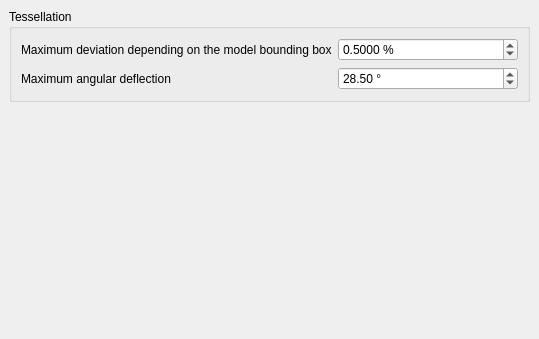
<?xml version="1.0" encoding="UTF-8"?>
<ui version="4.0">
 <class>PartGui::DlgSettings3DViewPart</class>
 <widget class="QWidget" name="PartGui::DlgSettings3DViewPart">
  <property name="geometry">
   <rect>
    <x>0</x>
    <y>0</y>
    <width>539</width>
    <height>339</height>
   </rect>
  </property>
  <property name="windowTitle">
   <string>Shape view</string>
  </property>
  <layout class="QGridLayout">
   <property name="margin">
    <number>9</number>
   </property>
   <property name="spacing">
    <number>6</number>
   </property>
   <item row="1" column="0">
    <spacer>
     <property name="orientation">
      <enum>Qt::Vertical</enum>
     </property>
     <property name="sizeHint" stdset="0">
      <size>
       <width>20</width>
       <height>61</height>
      </size>
     </property>
    </spacer>
   </item>
   <item row="0" column="0">
    <widget class="QGroupBox" name="GroupBox12">
     <property name="title">
      <string>Tessellation</string>
     </property>
     <layout class="QGridLayout">
      <property name="margin">
       <number>9</number>
      </property>
      <property name="spacing">
       <number>6</number>
      </property>
      <item row="0" column="0">
       <layout class="QGridLayout">
        <property name="margin">
         <number>0</number>
        </property>
        <property name="spacing">
         <number>6</number>
        </property>
        <item row="0" column="1">
         <widget class="Gui::PrefDoubleSpinBox" name="maxDeviation">
          <property name="suffix">
           <string> %</string>
          </property>
          <property name="decimals">
           <number>4</number>
          </property>
          <property name="minimum">
           <double>0.0100000000000</double>
          </property>
          <property name="maximum">
           <double>100.000000000000000</double>
          </property>
          <property name="singleStep">
           <double>0.010000000000000</double>
          </property>
          <property name="value">
           <double>0.500000000000000</double>
          </property>
          <property name="prefEntry" stdset="0">
           <cstring>MeshDeviation</cstring>
          </property>
          <property name="prefPath" stdset="0">
           <cstring>Mod/Part</cstring>
          </property>
         </widget>
        </item>
        <item row="0" column="0">
         <widget class="QLabel" name="textLabel1">
          <property name="toolTip">
           <string>Defines the deviation of tessellation to the actual surface</string>
          </property>
          <property name="whatsThis">
           <string>&lt;html&gt;&lt;head&gt;&lt;meta name=&quot;qrichtext&quot; content=&quot;1&quot; /&gt;&lt;/head&gt;&lt;body style=&quot; white-space: pre-wrap; font-family:MS Shell Dlg 2; font-size:7.8pt; font-weight:400; font-style:normal; text-decoration:none;&quot;&gt;&lt;p style=&quot; margin-top:0px; margin-bottom:0px; margin-left:0px; margin-right:0px; -qt-block-indent:0; text-indent:0px;&quot;&gt;&lt;span style=&quot; font-weight:600;&quot;&gt;Tessellation&lt;/span&gt;&lt;/p&gt;&lt;p style=&quot;-qt-paragraph-type:empty; margin-top:0px; margin-bottom:0px; margin-left:0px; margin-right:0px; -qt-block-indent:0; text-indent:0px; font-weight:600;&quot;&gt;&lt;/p&gt;&lt;p style=&quot; margin-top:0px; margin-bottom:0px; margin-left:0px; margin-right:0px; -qt-block-indent:0; text-indent:0px; font-weight:600;&quot;&gt;&lt;span style=&quot; font-weight:400;&quot;&gt;Defines the maximum deviation of the tessellated mesh to the surface. The smaller the value is the slower the render speed which results in increased detail/resolution.&lt;/span&gt;&lt;/p&gt;&lt;/body&gt;&lt;/html&gt;</string>
          </property>
          <property name="text">
           <string>Maximum deviation depending on the model bounding box</string>
          </property>
         </widget>
        </item>
        <item row="1" column="0">
         <widget class="QLabel" name="label">
          <property name="text">
           <string>Maximum angular deflection</string>
          </property>
         </widget>
        </item>
        <item row="1" column="1">
         <widget class="Gui::PrefDoubleSpinBox" name="maxAngularDeflection">
          <property name="suffix">
           <string> °</string>
          </property>
          <property name="decimals">
           <number>2</number>
          </property>
          <property name="minimum">
           <double>0.0</double>
          </property>
          <property name="maximum">
           <double>180.000000000000000</double>
          </property>
          <property name="singleStep">
           <double>0.5</double>
          </property>
          <property name="value">
           <double>28.5</double>
          </property>
          <property name="prefEntry" stdset="0">
           <cstring>MeshAngularDeflection</cstring>
          </property>
          <property name="prefPath" stdset="0">
           <cstring>Mod/Part</cstring>
          </property>
         </widget>
        </item>
       </layout>
      </item>
     </layout>
    </widget>
   </item>
  </layout>
 </widget>
 <layoutdefault spacing="6" margin="11"/>
 <customwidgets>
  <customwidget>
   <class>Gui::PrefDoubleSpinBox</class>
   <extends>QDoubleSpinBox</extends>
   <header>Gui/PrefWidgets.h</header>
  </customwidget>
 </customwidgets>
 <resources/>
 <connections/>
</ui>
